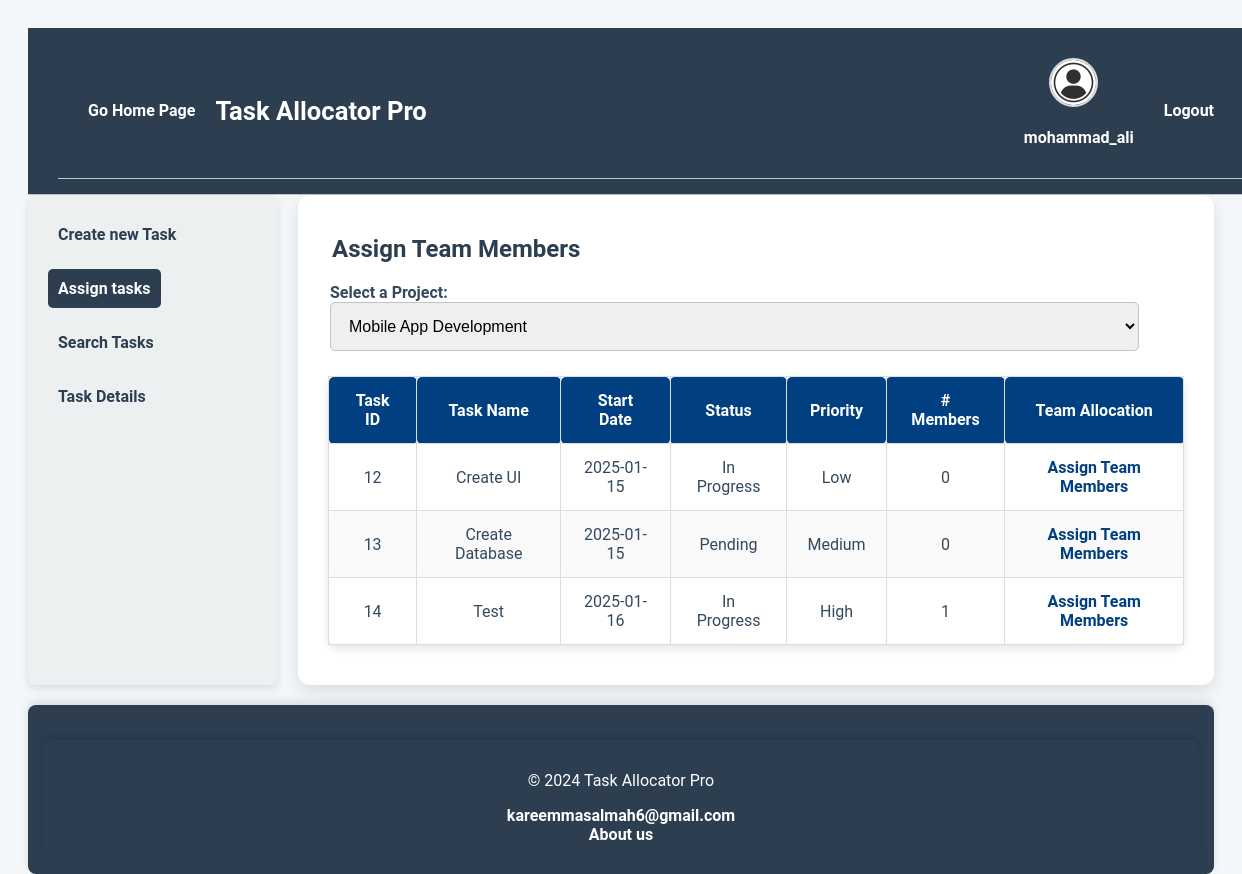
/assignTicket.php?project_id=PROJ-00002 (signed in), run on the app's committed database.
### tables this page shows
CREATE TABLE `tasks` (
  `id` int NOT NULL,
  `task_id` varchar(20) NOT NULL,
  `task_name` varchar(255) NOT NULL,
  `description` text NOT NULL,
  `project_id` varchar(20) NOT NULL,
  `start_date` date NOT NULL,
  `end_date` date NOT NULL,
  `effort` decimal(5,2) NOT NULL,
  `status` enum('Pending','In Progress','Completed') DEFAULT 'Pending',
  `priority` enum('Low','Medium','High') NOT NULL,
  `created_at` timestamp NULL DEFAULT CURRENT_TIMESTAMP,
  `updated_at` timestamp NULL DEFAULT CURRENT_TIMESTAMP ON UPDATE CURRENT_TIMESTAMP,
  `number_of_members` int DEFAULT '0',
  `contribution` int DEFAULT '0',
  `progress` int DEFAULT '0'
);

### assignTicket.php (the view, shortened to what this page needs)
<?php
require 'db.inc.php';
try {
    $user_id = $_SESSION['user']['user_id'];
    $stmt = $pdo->prepare("SELECT project_id, title FROM projects WHERE project_leader = :user_id");
    $stmt->execute(['user_id' => $user_id]);
    $projects = $stmt->fetchAll();
    $selected_project = isset($_GET['project_id']) ? $_GET['project_id'] : null;
    $tasks = [];
    if ($selected_project) {
        $stmt = $pdo->prepare("
        SELECT *
        FROM tasks t
        WHERE t.project_id = :project_id
        ORDER BY number_of_members
    ");
        $stmt->execute(['project_id' => $selected_project]);
        $tasks = $stmt->fetchAll();
    }
} catch (PDOException $e) {
    $error = "An error occurred";
}
?>
<!DOCTYPE html>
<html lang="en">
<head>
    <link rel="stylesheet" href="./taskCreation.css">
</head>
<body>
    <header class="header">
        <?php include './header.php'; ?>
    </header>
    <nav class="nav">
        <a href="./taskCreation.php">Create new Task</a>
        <a href="./assignTasks.php" id="selected">Assign tasks</a>
        <a href="./search.php">Search Tasks</a>
        <a href="./taskDetails.php">Task Details</a>
    </nav>
    <main class="main">
        <form action="" method="GET">
            <fieldset class="form-fieldset">
                <legend class="form-legend">Assign Team Members</legend>
                <label for="project_id">Select a Project:</label>
                <select name="project_id" id="project_id" onchange="this.form.submit()" required>
                    <?php foreach ($projects as $project): ?>
                        <option value="<?php echo htmlspecialchars($project['project_id']); ?>"
                            <?php echo $selected_project === $project['project_id'] ? 'selected' : ''; ?>>
                            <?php echo htmlspecialchars($project['title']); ?>
                        </option>
                    <?php endforeach; ?>
                </select>
            </fieldset>
        </form>
        <?php if (!empty($tasks)): ?>
            <table class="task-table">
                <thead>
                    <tr>
                        <th>Task ID</th>
                        <th>Task Name</th>
                        <th>Start Date</th>
                        <th>Status</th>
                        <th>Priority</th>
                        <th># Members</th>
                        <th>Team Allocation</th>
                    </tr>
                </thead>
                <tbody>
                    <?php foreach ($tasks as $task): ?>
                        <tr>
                            <td><?php echo $task['task_id']; ?></td>
                            <td><?php echo $task['task_name']; ?></td>
                            <td><?php echo $task['start_date']; ?></td>
                            <td><?php echo $task['status']; ?></td>
                            <td><?php echo $task['priority']; ?></td>
                            <td><?php echo $task['number_of_members']; ?></td>
                            <td>
                                <a href="./assignTicket2.php?task_id=<?php echo $task['task_id']; ?>">
                                    Assign Team Members
                                </a>
                            </td>
                        </tr>
                    <?php endforeach; ?>
                </tbody>
            </table>
        <?php elseif ($selected_project): ?>
            <p>No tasks available for this project.</p>
        <?php endif; ?>
    </main>
    <footer class="footer">
    </footer>
</body>
</html>

### taskCreation.css (style rules this page uses)
body { font-family: "Roboto", sans-serif; background-color: #f4f7fa; color: #333; display: grid; grid-template-areas: "header header" "nav main" "footer footer"; grid-template-rows: auto 1fr auto; grid-template-columns: 250px 1fr; height: 100vh; padding: 20px; }
header { grid-area: header; background-color: #333; color: #fff; padding: 10px 20px; text-align: center; }
label { font-weight: bold; font-size: 1em; font-weight: 600; color: #34495e; display: block; }
input, textarea, select, button { width: 95%; padding: 14px; font-size: 16px; border: 1px solid #bdc3c7; border-radius: 5px; transition: border-color 0.3s ease; margin-bottom: 5px; }
footer { grid-area: footer; background-color: #2c3e50; color: white; text-align: center; padding: 15px; margin-top: 20px; border-radius: 8px; box-shadow: 0px -4px 8px rgba(0, 0, 0, 0.1); }
footer a { color: white; text-decoration: none; font-weight: bold; padding: 5px 10px; }
nav { grid-area: nav; background-color: #ecf0f1; padding: 20px; display: flex; flex-direction: column; align-items: flex-start; border-radius: 8px; box-shadow: 0px 4px 8px rgba(0, 0, 0, 0.1); }
nav a { display: block; color: #2c3e50; text-decoration: none; font-weight: 600; margin-bottom: 15px; padding: 10px; border-radius: 5px; transition: background-color 0.3s ease; }
nav a#selected { background-color: #2c3e50; color: white; }
main { grid-area: main; background-color: #fff; padding: 40px 30px; box-shadow: 0px 6px 15px rgba(0, 0, 0, 0.1); border-radius: 12px; margin-left: 20px; }
table { width: 100%; border-collapse: collapse; margin-top: 20px; background-color: #fff; border-radius: 8px; box-shadow: 0px 4px 8px rgba(0, 0, 0, 0.1); }
th, td { padding: 14px 20px; text-align: center; border: 1px solid #ddd; border-radius: 5px; }
th { background-color: #004080; color: white; font-weight: bold; text-align: center; }
td { color: #34495e; }
tr:nth-child(even) { background-color: #f9f9f9; }
table a { color: #004080; font-weight: bold; text-decoration: none; }
fieldset { border: none; padding: 0; }
legend { font-size: 1.5em; font-weight: bold; margin-bottom: 20px; color: #2c3e50; }

### header.css (style rules this page uses)
header { display: flex; justify-content: center; align-items: center; padding: 15px 30px; background-color: #2c3e50; color: white; font-size: 1.2rem; border-bottom: 1px solid #bdc3c7; width: 100%; }

### footer.css (style rules this page uses)
footer a { color: white; text-decoration: none; }

### header.php (style rules this page uses)
header { display: flex; justify-content: center; align-items: center; padding: 15px 30px; background-color: #2C3E50; color: white; font-size: 1.2rem; border-bottom: 1px solid #BDC3C7; width: 100%; }

### data on the page
tasks: task "12", task_name "Create UI", start_date "2025-01-15", status "In Progress", priority "Low", number_of_members "0"
tasks: task "13", task_name "Create Database", start_date "2025-01-15", status "Pending", priority "Medium", number_of_members "0"
tasks: task "14", task_name "Test", start_date "2025-01-16", status "In Progress", priority "High", number_of_members "1"

### other printed values
$user['username'] "mohammad_ali"
form field project_id "Mobile App Development"
